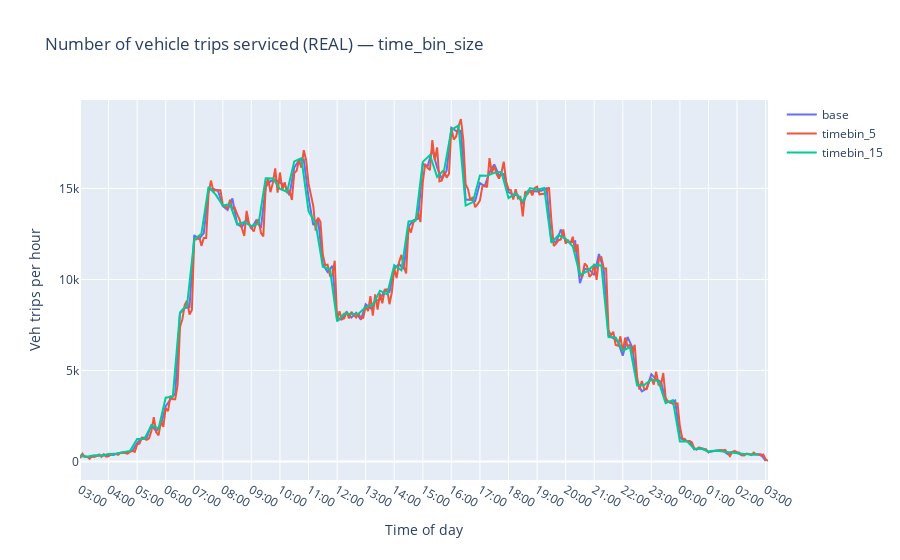
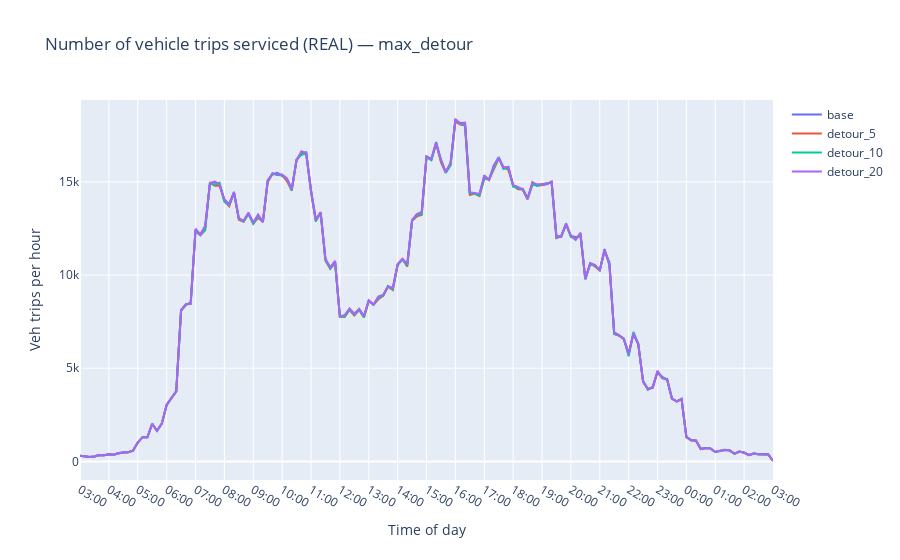
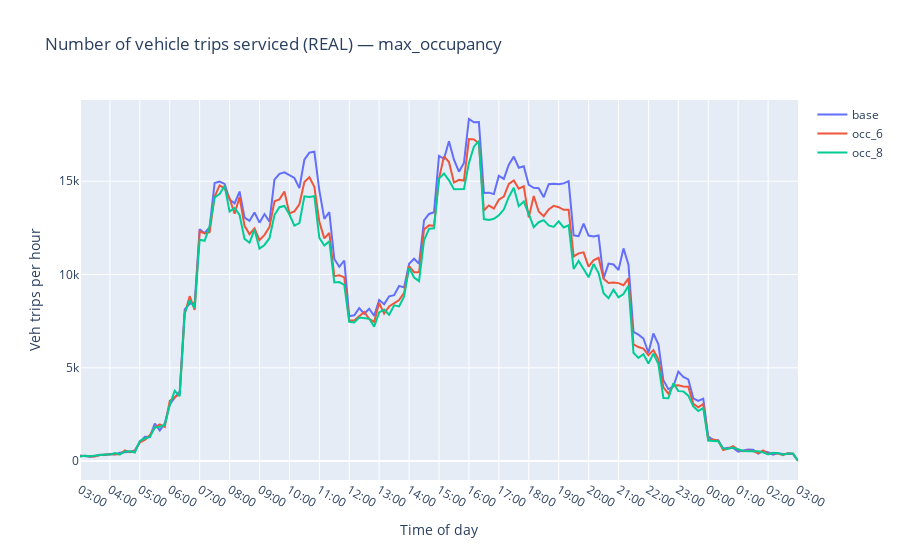
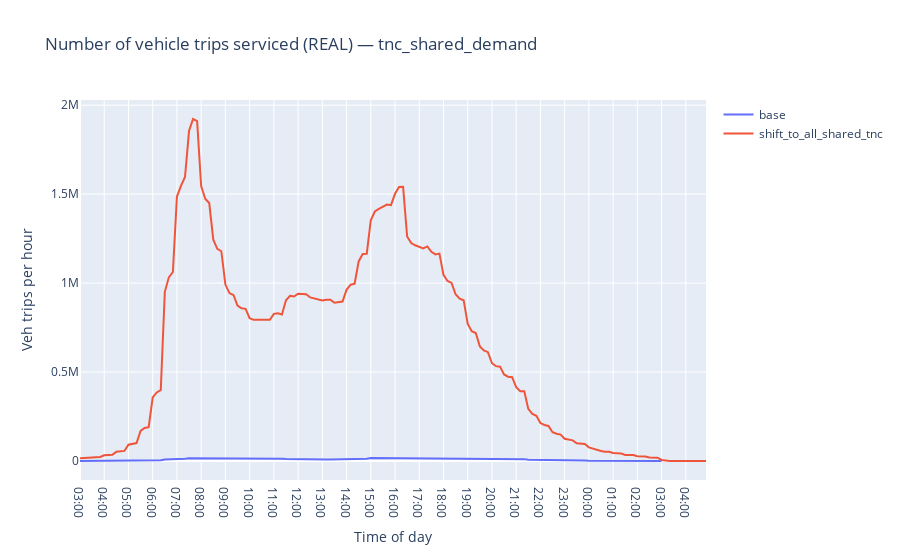

Notebook code for these charts, in order:
### Markdown cell above
### Number of requested vehicle trips serviced (as opposed to deadheading trips)

### Code cell
def metric_requested_trips_per_hour(new_df, pooled_df, scenario, bin_minutes):
    """
    Requested veh trips/hour by time of day.
    Requested veh trips = veh trips with passengers onboard:
      - trip_i or trip_j non-null
      - is_deadhead == False
    Scaled to veh trips/hour using the scenario’s bin size.
    """
    requested_mask = (
        (new_df["trip_i"].notna() | new_df["trip_j"].notna())
        & (new_df["is_deadhead"] == False)
    )

    bins = pd.to_numeric(new_df.loc[requested_mask, "depart_bin"], errors="coerce").dropna().astype(int)
    if bins.empty:
        return pd.DataFrame({"x": [], "y": [], "hover": []})

    counts = (
        bins.value_counts()
            .sort_index()
            .reindex(pd.RangeIndex(0, bins.max() + 1), fill_value=0)
    )

    # normalize to trips/hour according to bin size
    factor = 60.0 / bin_minutes
    rate = counts * factor

    times = start_time + pd.to_timedelta(rate.index * bin_minutes, unit="m")
    vals = rate.values

    df = pd.DataFrame({"x": times, "y": vals})
    df["hover"] = [
        f"Veh trips/hour: {v:,.2f}  (bin trips: {int(c):,}, bin={bin_minutes} min)"
        for v, c in zip(vals, counts.values)
    ]
    return df


run_timeseries_metric(
    metric_requested_trips_per_hour,
    "Number of vehicle trips serviced (REAL)",
    "Veh trips per hour",
)

### Figure 1 — Plotly figure (JSON) as saved in the notebook; plotly's stock layout.template omitted (floating-point values rounded to 4 significant figures; data arrays with more than 128 entries replaced by an {"elided": "..."} marker saying what was removed)
{"data": [{"customdata": {"elided": "145x2 str values"}, "hovertemplate": "Scenario: %{meta}<br>Time: %{customdata[0]}<br>%{customdata[1]}<extra></extra>", "meta": "base", "mode": "lines", "name": "base", "type": "scatter", "x": {"elided": "145 float values"}, "y": {"elided": "145 int values"}}, {"customdata": {"elided": "290x2 str values"}, "hovertemplate": "Scenario: %{meta}<br>Time: %{customdata[0]}<br>%{customdata[1]}<extra></extra>", "meta": "timebin_5", "mode": "lines", "name": "timebin_5", "type": "scatter", "x": {"elided": "290 float values"}, "y": {"elided": "290 int values"}}, {"customdata": {"elided": "96x2 str values"}, "hovertemplate": "Scenario: %{meta}<br>Time: %{customdata[0]}<br>%{customdata[1]}<extra></extra>", "meta": "timebin_15", "mode": "lines", "name": "timebin_15", "type": "scatter", "x": [0, 0.25, 0.5, 0.75, 1, 1.25, 1.5, 1.75, 2, 2.25, 2.5, 2.75, 3, 3.25, 3.5, 3.75, 4, 4.25, 4.5, 4.75, 5, 5.25, 5.5, 5.75, 6, 6.25, 6.5, 6.75, 7, 7.25, 7.5, 7.75, 8, 8.25, 8.5, 8.75, 9, 9.25, 9.5, 9.75, 10, 10.25, 10.5, 10.75, 11, 11.25, 11.5, 11.75, 12, 12.25, 12.5, 12.75, 13, 13.25, 13.5, 13.75, 14, 14.25, 14.5, 14.75, 15, 15.25, 15.5, 15.75, 16, 16.25, 16.5, 16.75, 17, 17.25, 17.5, 17.75, 18, 18.25, 18.5, 18.75, 19, 19.25, 19.5, 19.75, 20, 20.25, 20.5, 20.75, 21, 21.25, 21.5, 21.75, 22, 22.25, 22.5, 22.75, 23, 23.25, 23.5, 23.75], "y": [320, 252, 340, 308, 412, 408, 512, 568, 1236, 1228, 1988, 1812, 3504, 3576, 8184, 8616, 12176, 12512, 15080, 14660, 14060, 14132, 13020, 13156, 12936, 13064, 15560, 15548, 14968, 14816, 16488, 16656, 13756, 13056, 10696, 10560, 7696, 8132, 8100, 8112, 8480, 8616, 9380, 9184, 10784, 10500, 13184, 13232, 16460, 16840, 15640, 16036, 18216, 18460, 14060, 14248, 15712, 15700, 15856, 15916, 14464, 14732, 14292, 15020, 14928, 15028, 12008, 12436, 12228, 11812, 10260, 10444, 10800, 10772, 6836, 6816, 6080, 6288, 4180, 4204, 4504, 4404, 3204, 3368, 1100, 1112, 684, 712, 540, 600, 540, 492, 424, 408, 384, 396]}], "layout": {"hovermode": "x unified", "title": {"text": "Number of vehicle trips serviced (REAL) — time_bin_size"}, "xaxis": {"tickmode": "array", "ticktext": ["03:00", "04:00", "05:00", "06:00", "07:00", "08:00", "09:00", "10:00", "11:00", "12:00", "13:00", "14:00", "15:00", "16:00", "17:00", "18:00", "19:00", "20:00", "21:00", "22:00", "23:00", "00:00", "01:00", "02:00", "03:00", "04:00"], "tickvals": [0, 1, 2, 3, 4, 5, 6, 7, 8, 9, 10, 11, 12, 13, 14, 15, 16, 17, 18, 19, 20, 21, 22, 23, 24, 25], "title": {"text": "Time of day"}}, "yaxis": {"title": {"text": "Veh trips per hour"}}}}

### Figure 2 — Plotly figure (JSON) as saved in the notebook; plotly's stock layout.template omitted (floating-point values rounded to 4 significant figures; data arrays with more than 128 entries replaced by an {"elided": "..."} marker saying what was removed)
{"data": [{"customdata": {"elided": "145x2 str values"}, "hovertemplate": "Scenario: %{meta}<br>Time: %{customdata[0]}<br>%{customdata[1]}<extra></extra>", "meta": "base", "mode": "lines", "name": "base", "type": "scatter", "x": {"elided": "145 float values"}, "y": {"elided": "145 int values"}}, {"customdata": {"elided": "145x2 str values"}, "hovertemplate": "Scenario: %{meta}<br>Time: %{customdata[0]}<br>%{customdata[1]}<extra></extra>", "meta": "detour_5", "mode": "lines", "name": "detour_5", "type": "scatter", "x": {"elided": "145 float values"}, "y": {"elided": "145 int values"}}, {"customdata": {"elided": "145x2 str values"}, "hovertemplate": "Scenario: %{meta}<br>Time: %{customdata[0]}<br>%{customdata[1]}<extra></extra>", "meta": "detour_10", "mode": "lines", "name": "detour_10", "type": "scatter", "x": {"elided": "145 float values"}, "y": {"elided": "145 int values"}}, {"customdata": {"elided": "145x2 str values"}, "hovertemplate": "Scenario: %{meta}<br>Time: %{customdata[0]}<br>%{customdata[1]}<extra></extra>", "meta": "detour_20", "mode": "lines", "name": "detour_20", "type": "scatter", "x": {"elided": "145 float values"}, "y": {"elided": "145 int values"}}], "layout": {"hovermode": "x unified", "title": {"text": "Number of vehicle trips serviced (REAL) — max_detour"}, "xaxis": {"tickmode": "array", "ticktext": ["03:00", "04:00", "05:00", "06:00", "07:00", "08:00", "09:00", "10:00", "11:00", "12:00", "13:00", "14:00", "15:00", "16:00", "17:00", "18:00", "19:00", "20:00", "21:00", "22:00", "23:00", "00:00", "01:00", "02:00", "03:00"], "tickvals": [0, 1, 2, 3, 4, 5, 6, 7, 8, 9, 10, 11, 12, 13, 14, 15, 16, 17, 18, 19, 20, 21, 22, 23, 24], "title": {"text": "Time of day"}}, "yaxis": {"title": {"text": "Veh trips per hour"}}}}

### Figure 3 — Plotly figure (JSON) as saved in the notebook; plotly's stock layout.template omitted (floating-point values rounded to 4 significant figures; data arrays with more than 128 entries replaced by an {"elided": "..."} marker saying what was removed)
{"data": [{"customdata": {"elided": "145x2 str values"}, "hovertemplate": "Scenario: %{meta}<br>Time: %{customdata[0]}<br>%{customdata[1]}<extra></extra>", "meta": "base", "mode": "lines", "name": "base", "type": "scatter", "x": {"elided": "145 float values"}, "y": {"elided": "145 int values"}}, {"customdata": {"elided": "145x2 str values"}, "hovertemplate": "Scenario: %{meta}<br>Time: %{customdata[0]}<br>%{customdata[1]}<extra></extra>", "meta": "occ_6", "mode": "lines", "name": "occ_6", "type": "scatter", "x": {"elided": "145 float values"}, "y": {"elided": "145 int values"}}, {"customdata": {"elided": "145x2 str values"}, "hovertemplate": "Scenario: %{meta}<br>Time: %{customdata[0]}<br>%{customdata[1]}<extra></extra>", "meta": "occ_8", "mode": "lines", "name": "occ_8", "type": "scatter", "x": {"elided": "145 float values"}, "y": {"elided": "145 int values"}}], "layout": {"hovermode": "x unified", "title": {"text": "Number of vehicle trips serviced (REAL) — max_occupancy"}, "xaxis": {"tickmode": "array", "ticktext": ["03:00", "04:00", "05:00", "06:00", "07:00", "08:00", "09:00", "10:00", "11:00", "12:00", "13:00", "14:00", "15:00", "16:00", "17:00", "18:00", "19:00", "20:00", "21:00", "22:00", "23:00", "00:00", "01:00", "02:00", "03:00"], "tickvals": [0, 1, 2, 3, 4, 5, 6, 7, 8, 9, 10, 11, 12, 13, 14, 15, 16, 17, 18, 19, 20, 21, 22, 23, 24], "title": {"text": "Time of day"}}, "yaxis": {"title": {"text": "Veh trips per hour"}}}}

### Figure 4 — Plotly figure (JSON) as saved in the notebook; plotly's stock layout.template omitted (floating-point values rounded to 4 significant figures; data arrays with more than 128 entries replaced by an {"elided": "..."} marker saying what was removed)
{"data": [{"customdata": {"elided": "145x2 str values"}, "hovertemplate": "Scenario: %{meta}<br>Time: %{customdata[0]}<br>%{customdata[1]}<extra></extra>", "meta": "base", "mode": "lines", "name": "base", "type": "scatter", "x": {"elided": "145 float values"}, "y": {"elided": "145 int values"}}, {"customdata": {"elided": "156x2 str values"}, "hovertemplate": "Scenario: %{meta}<br>Time: %{customdata[0]}<br>%{customdata[1]}<extra></extra>", "meta": "shift_to_all_shared_tnc", "mode": "lines", "name": "shift_to_all_shared_tnc", "type": "scatter", "x": {"elided": "156 float values"}, "y": {"elided": "156 int values"}}], "layout": {"hovermode": "x unified", "title": {"text": "Number of vehicle trips serviced (REAL) — tnc_shared_demand"}, "xaxis": {"tickmode": "array", "ticktext": ["03:00", "04:00", "05:00", "06:00", "07:00", "08:00", "09:00", "10:00", "11:00", "12:00", "13:00", "14:00", "15:00", "16:00", "17:00", "18:00", "19:00", "20:00", "21:00", "22:00", "23:00", "00:00", "01:00", "02:00", "03:00", "04:00", "05:00"], "tickvals": [0, 1, 2, 3, 4, 5, 6, 7, 8, 9, 10, 11, 12, 13, 14, 15, 16, 17, 18, 19, 20, 21, 22, 23, 24, 25, 26], "title": {"text": "Time of day"}}, "yaxis": {"title": {"text": "Veh trips per hour"}}}}
